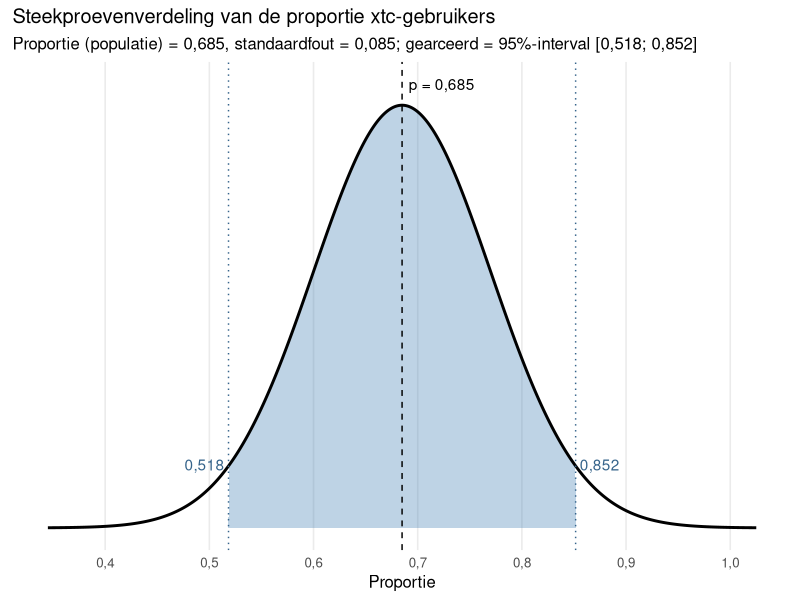

The R script that drew this image:
# Normale verdeling van een proportie met gearceerd 95%-interval
# Gemiddelde = 0,685, standaardfout = 0,0837
# Draai dit script vanuit de projectmap, zodat het relatieve opslagpad klopt.

library(ggplot2)

# Parameters ---------------------------------------------------------------
p_hat <- 0.685
se    <- 0.085
z     <- qnorm(0.975)              # 1,96

ci_onder <- p_hat - z * se
ci_boven <- p_hat + z * se

# Getallen met decimale komma
komma <- function(x, d = 3) formatC(x, format = "f", digits = d, decimal.mark = ",")

# Data voor de curve -------------------------------------------------------
curve_df <- data.frame(x = seq(p_hat - 4 * se, p_hat + 4 * se, length.out = 1000)) |>
  transform(y = dnorm(x, mean = p_hat, sd = se))

arcering_df <- subset(curve_df, x >= ci_onder & x <= ci_boven)

# Grafiek ------------------------------------------------------------------
grafiek <- ggplot(curve_df, aes(x = x, y = y)) +
  geom_area(data = arcering_df, fill = "steelblue", alpha = 0.35) +
  geom_line(linewidth = 1) +
  geom_vline(xintercept = p_hat, linetype = "dashed") +
  geom_vline(xintercept = c(ci_onder, ci_boven), linetype = "dotted", colour = "steelblue4") +
  annotate("text", x = p_hat, y = max(curve_df$y) * 1.05,
           label = paste("p =", komma(p_hat)), hjust = -0.1) +
  annotate("text", x = c(ci_onder, ci_boven), y = max(curve_df$y) * 0.15,
           label = komma(c(ci_onder, ci_boven)),
           hjust = c(1.1, -0.1), colour = "steelblue4") +
  scale_x_continuous(breaks = seq(0, 1, by = 0.1),
                     labels = \(x) komma(x, 1)) +
  labs(
    title    = "Steekproevenverdeling van de proportie xtc-gebruikers",
    subtitle = sprintf("Proportie (populatie) = %s, standaardfout = %s; gearceerd = 95%%-interval [%s; %s]",
                       komma(p_hat), komma(se), komma(ci_onder), komma(ci_boven)),
    x = "Proportie",
    y = NULL
  ) +
  theme_minimal(base_size = 12) +
  theme(
    axis.text.y        = element_blank(),
    axis.ticks.y       = element_blank(),
    panel.grid.major.y = element_blank(),
    panel.grid.minor.y = element_blank(),
    panel.grid.minor.x = element_blank()
  )

# Opslaan ------------------------------------------------------------------
dir.create("afbeeldingen", showWarnings = FALSE)
ggsave("afbeeldingen/normal_distribution.png", grafiek,
       width = 8, height = 5, dpi = 300, bg = "white")
